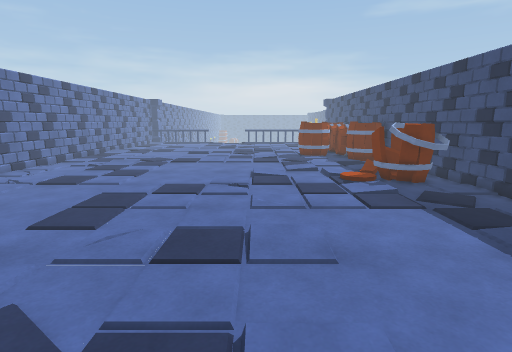
View 1 (above)

17 first-person views from a walk through a 3-D level made in the Unity game engine. The camera is 1.5 m above the floor, tilts 10° down and sees 80° across. The floor is counted in squares, 0.5 m on a side. Each view is taken from the middle of a square. On the plan, view 1 faces up. The plan holds only what a view shows up to about 20 squares ahead; the rest is blank. The place goes on beyond the plan. The player character is not drawn. Door leaves are left out, so doorways stand open.

View 2
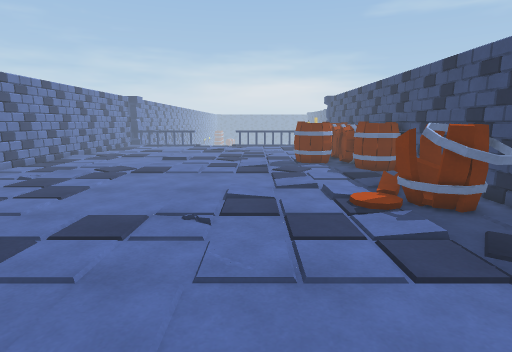

View 3
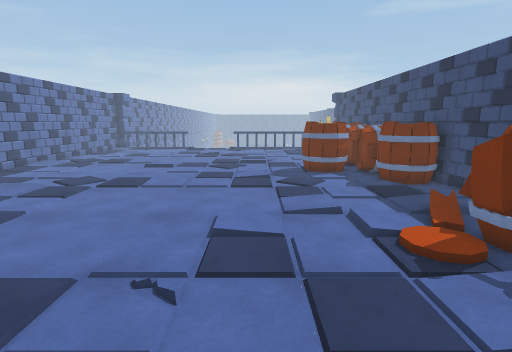

View 4
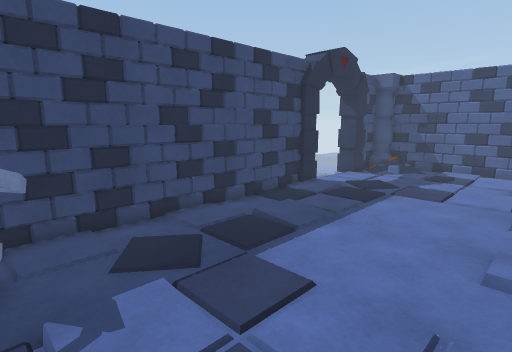

View 5
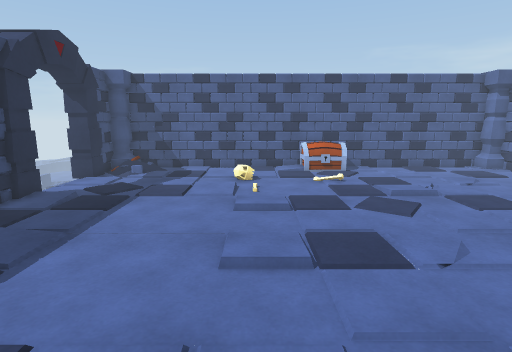

View 6
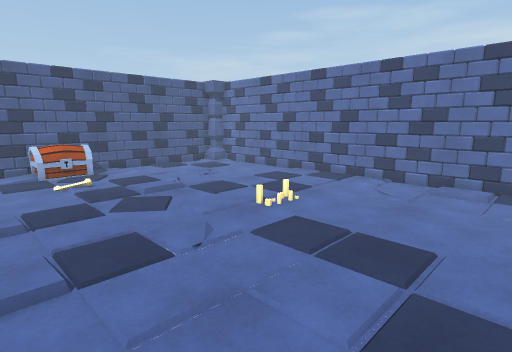

View 7
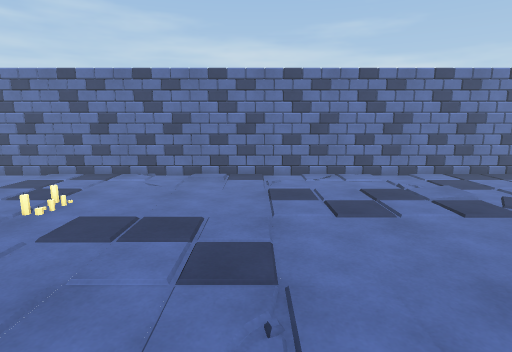

View 8
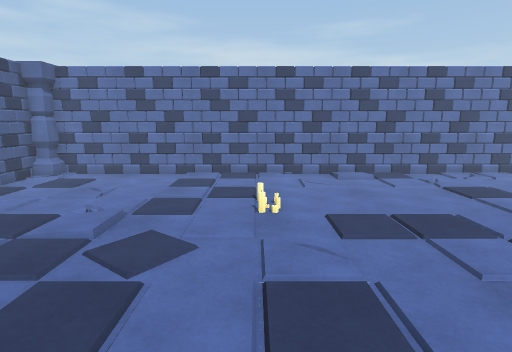

View 9
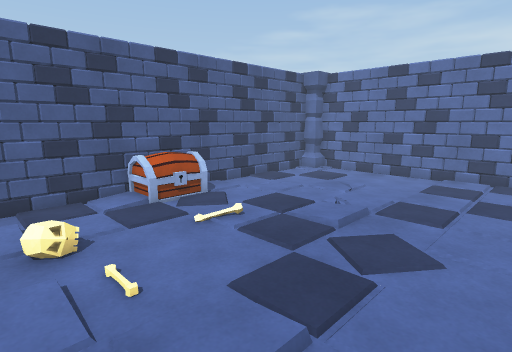

View 10
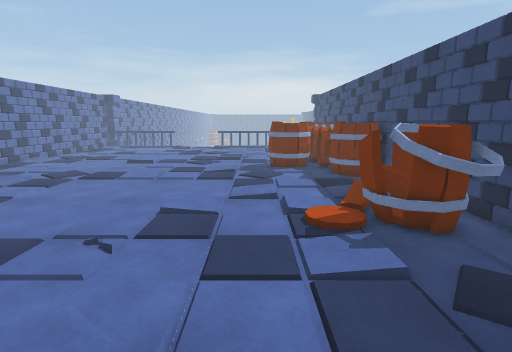

View 11
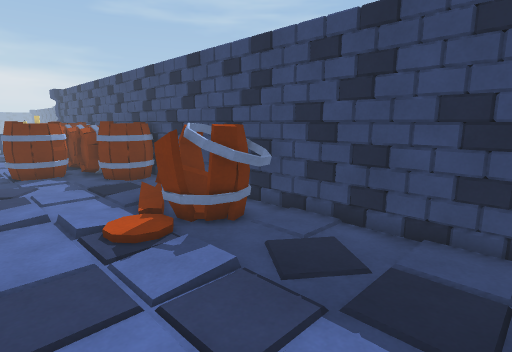

View 12
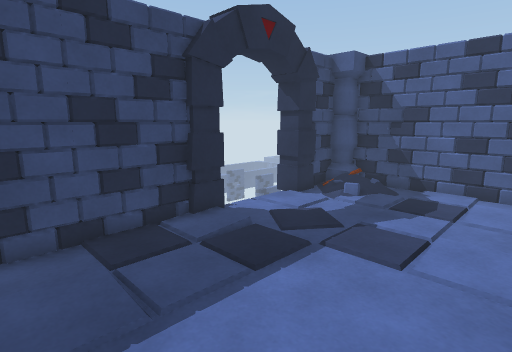

View 13
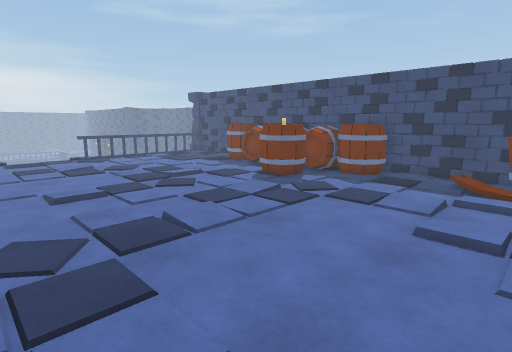

View 14
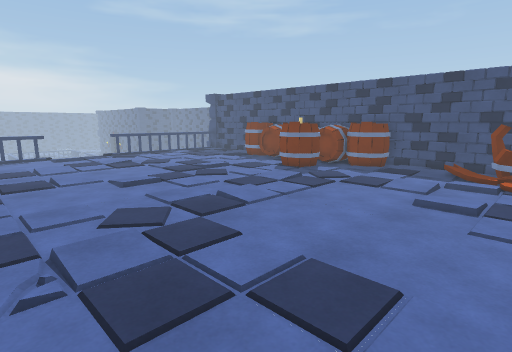

View 15
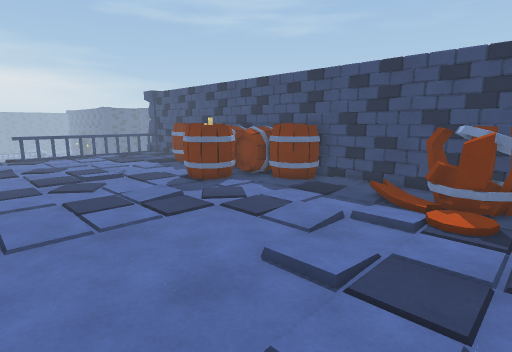

View 16
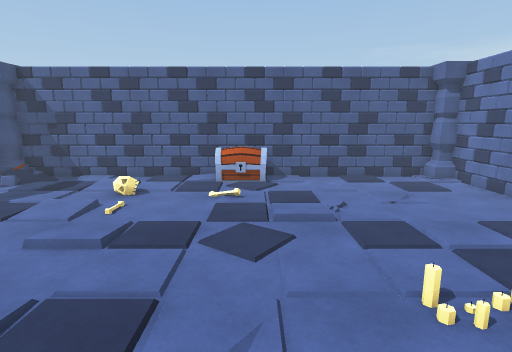

View 17
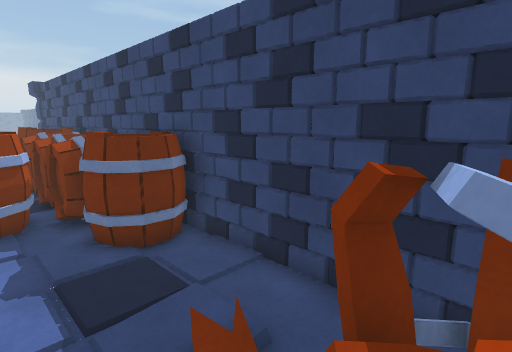

### Floor plan
Key: @ floor where view 1 was taken; # wall or solid block; . main floor; : floor 0.25 m higher than the main floor; / step, stairs or slope; D open door; = window, fence, low wall or low ledge; ^ raised ledge; O other object.
Columns run from 15 left of view 1 to 11 right of it. Each row starts with its distance up from view 1.
 29 #   ...............O  OOOO
 28 #..................O OOO O
 27 #..................OOOOOOO
 26 #.....................OO #
 25 #..........//.........OOOO
 24 #...../...............OOO#
 23 #...////...............OO#
 22 #........................#
 21 #........................#
 20 #................../.../.#
 19 #................../..//.#
 18 #............../..././//.#
 17 #............../...///O#O#
 16 #...................:OOO##
 15 #....................O##O#
 14 #.....................OOO#
 13 #........................#
 12 #........................#
 11 #........................#
 10 #........................#
  9 #........................#
  8 #..............//....../.#
  7 #....................../.#
  6 #....................../.#
  5 #........................#
  4 #..............//........#
  3 #........................#
  2 #......................./##
  1 #......................./DD
  0 #..............@O///.....DD
 -1 #...........O............DD
 -2 #................:.......DD
 -3 #........................##
 -4 #......................:/#
 -5 #O........=^^^........///#
 -6 #O#########^^#############

Where each view was taken, in squares from view 1:
view 1: 0 up, 0 right, facing up
view 2: 5 up, 1 right, facing up
view 3: 9 up, 1 right, facing up
view 4: 15 up, 1 right, facing down-right
view 5: 14 up, 1 right, facing down
view 6: 14 up, 1 right, facing down-left
view 7: 14 up, 3 right, facing left
view 8: 6 up, 3 right, facing left
view 9: 6 up, 3 right, facing down-left
view 10: 7 up, 3 right, facing up
view 11: 8 up, 2 right, facing up-right
view 12: 8 up, 2 right, facing down-right
view 13: 16 up, 9 left, facing up-right
view 14: 15 up, 12 left, facing up-right
view 15: 14 up, 5 left, facing up-right
view 16: 11 up, 4 left, facing down
view 17: 16 up, 5 right, facing up-right
